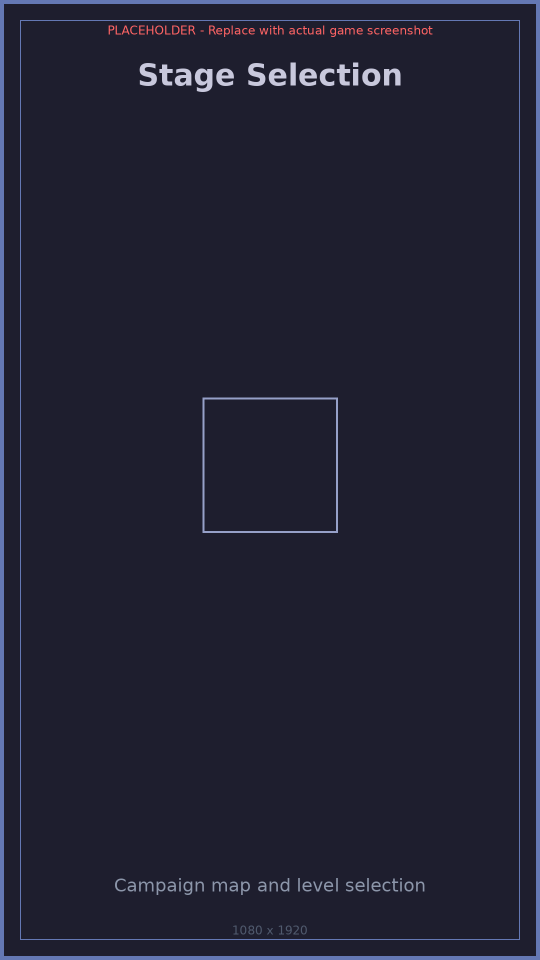
#> input picture media-qa-gate/corpus/android/screenshots/campaign.png, 1080 x 1920 px (shown at 1/2 size); its folder holds only this picture in this run
$ python mediaqa.py corpus/android/screenshots/campaign.png
#> lines starting #> are read from the running program, lines starting #| are printed output that depends on the picture
#!/usr/bin/env python3
"""mediaqa - a universal pixel floor for gameplay / store screenshots.

This is POC #51 Phase 0 slice 1, issue #57: a *report-only* checker that
applies five universal pixel-level checks to a set of image artifacts:

    blank       no luminance structure at all (placeholder / solid frame)
    dimensions  degenerate or store-illegal geometry
    exposure    crushed (all-black) or blown-out (all-white) frames
    sharpness   blurred frames
    duplicate   byte/pixel-identical artifacts inside one submission group

Every finding is emitted as one line:

    error|warn <check> <measurement>; <fix hint>

Exit code is 1 when at least one ``error`` finding exists, otherwise 0.

Design rules for this slice (hard constraints from the issue):

* report-only - nothing here blocks a merge, a build, or a store upload;
* deterministic - no wall-clock dependence in any pass/fail decision, no
  unseeded randomness, no network access, no LLM/VLM in the decision path;
* pure Python + Pillow (+ NumPy) - no image toolchain provisioning.

The checker never writes to the scanned trees; it only reads them.
"""

from __future__ import annotations

import argparse
import hashlib
import json
import os
import sys
import time
from dataclasses import dataclass, field
from typing import Dict, Iterable, List, Optional, Sequence, Tuple

try:
    from PIL import Image  # type: ignore
except ImportError as exc:  # pragma: no cover - environment guard
    raise SystemExit(
        "mediaqa requires Pillow (pip install Pillow). No fallback decoder is "
        "vendored on purpose: a hand-rolled PNG reader would be a liability."
    ) from exc

import numpy as np  # type: ignore

# --------------------------------------------------------------------------
# Thresholds.  Every number here is either a store spec limit quoted from
# armored-archer's app_store_assets/SCREENSHOT_SPEC.md or a measurement
# threshold chosen with a wide margin over the observed real corpus (see
# REPORT.md section "Threshold margins").
# --------------------------------------------------------------------------

# blank check
BLANK_STD_ERROR = 3.0          # luma std-dev below this = no structure
BLANK_STD_WARN = 5.0           # thin but non-zero structure
BLANK_MODAL_WARN = 0.995       # fraction of pixels sharing one exact colour

# dimensions check (Android phone spec: min 320px shortest side, max 3840px
# longest side; aspect sanity is a universal guard, not a store rule)
MIN_SIDE_PX = 320
MAX_SIDE_PX = 3840
ASPECT_MIN = 0.2
ASPECT_MAX = 5.0

# exposure check
DARK_FRAC_ERROR = 0.90         # >= 90 % of pixels at luma <= 3
DARK_FRAC_WARN = 0.50
MEAN_LUMA_MIN_ERROR = 8.0
MEAN_LUMA_MIN_WARN = 20.0
BRIGHT_FRAC_ERROR = 0.90       # >= 90 % of pixels at luma >= 252
BRIGHT_FRAC_WARN = 0.50
MEAN_LUMA_MAX_ERROR = 247.0
MEAN_LUMA_MAX_WARN = 235.0

# sharpness check (variance of the 3x3 Laplacian kernel)
SHARPNESS_ERROR = 20.0
SHARPNESS_WARN = 35.0

CHECKS = ("blank", "dimensions", "exposure", "sharpness", "duplicate")

IMAGE_SUFFIXES = (".png", ".jpg", ".jpeg", ".webp", ".bmp", ".gif", ".tif", ".tiff")


# --------------------------------------------------------------------------
# Data model
# --------------------------------------------------------------------------


@dataclass
class Finding:
    level: str          # "error" | "warn"
    check: str
    measurement: str
    hint: str

    def line(self) -> str:
        return f"{self.level} {self.check} {self.measurement}; {self.hint}"


@dataclass
class Cell:
    """One check's result for one artifact."""

    check: str
    status: str = "ok"          # ok | warn | error
    measurement: str = ""
    detail: str = ""


@dataclass
class ArtifactResult:
    path: str
    group: str
    label: str = ""
    cells: Dict[str, Cell] = field(default_factory=dict)
    findings: List[Finding] = field(default_factory=list)
    seconds: float = 0.0
    error: bool = False

    def status(self) -> str:
        if self.error:
            return "error"
        if any(c.status == "warn" for c in self.cells.values()):
            return "warn"
        return "ok"


# --------------------------------------------------------------------------
# Image measurement helpers
# --------------------------------------------------------------------------


def _luma_array(img: "Image.Image") -> np.ndarray:
    return np.asarray(img.convert("L"), dtype=np.float64)


def _rgb_array(img: "Image.Image") -> np.ndarray:
    return np.asarray(img.convert("RGB"), dtype=np.uint8)


def laplacian_variance(luma: np.ndarray) -> float:
    """Variance of the 3x3 Laplacian (kernel [[0,1,0],[1,-4,1],[0,1,0]]).

    Computed with plain slicing (no SciPy dependency) and float32 to keep it
    fast and deterministic.
    """
    if luma.shape[0] < 3 or luma.shape[1] < 3:
        return 0.0
    a = luma.astype(np.float32, copy=False)
    lap = (
        -4.0 * a[1:-1, 1:-1]
        + a[:-2, 1:-1]
        + a[2:, 1:-1]
        + a[1:-1, :-2]
        + a[1:-1, 2:]
    )
    return float(lap.var())


def modal_colour_fraction(rgb: np.ndarray) -> float:
    """Fraction of pixels sharing the single most common exact RGB value."""
    flat = rgb.reshape(-1, 3).astype(np.int64)
    packed = (flat[:, 0] << 16) | (flat[:, 1] << 8) | flat[:, 2]
    counts = np.bincount(packed, minlength=1 << 24)
    return float(counts.max()) / float(packed.size)


# --------------------------------------------------------------------------
# The five checks
# --------------------------------------------------------------------------


def check_blank(img: "Image.Image") -> Tuple[Cell, List[Finding]]:
    luma = _luma_array(img)
    std = float(luma.std())
    mean = float(luma.mean())
    modal = modal_colour_fraction(_rgb_array(img))
    meas = f"luma_std={std:.3f} luma_mean={mean:.2f} modal_frac={modal:.4f}"
    cell = Cell("blank", measurement=meas)
    findings: List[Finding] = []
    if std < BLANK_STD_ERROR:
        cell.status = "error"
        findings.append(
            Finding(
                "error",
                "blank",
                meas,
                "frame carries no usable image content (blank / solid-colour "
                "capture); re-capture the scene with the renderer drawing it",
            )
        )
    elif std < BLANK_STD_WARN:
        cell.status = "warn"
        findings.append(
            Finding(
                "warn",
                "blank",
                meas,
                "frame is almost featureless; check that the capture "
                "actually rendered the scene",
            )
        )
    elif modal >= BLANK_MODAL_WARN:
        cell.status = "warn"
        findings.append(
            Finding(
                "warn",
                "blank",
                meas,
                "a single colour covers the whole frame; confirm this is "
                "not a solid-colour capture",
            )
        )
    return cell, findings


def check_dimensions(
    img: "Image.Image", expected: Optional[Sequence[int]] = None
) -> Tuple[Cell, List[Finding]]:
    w, h = img.size
    area = w * h
    aspect = (w / h) if h else 0.0
    meas = f"w={w} h={h} area={area} aspect={aspect:.3f}"
    cell = Cell("dimensions", measurement=meas)
    findings: List[Finding] = []
    if w < MIN_SIDE_PX or h < MIN_SIDE_PX:
        cell.status = "error"
        findings.append(
            Finding(
                "error",
                "dimensions",
                meas,
                f"image is smaller than the {MIN_SIDE_PX}px shortest-side "
                "floor; re-export at store resolution (a placeholder was "
                "written instead of the capture)",
            )
        )
    elif max(w, h) > MAX_SIDE_PX:
        cell.status = "error"
        findings.append(
            Finding(
                "error",
                "dimensions",
                meas,
                f"longest side exceeds the {MAX_SIDE_PX}px store limit; "
                "downscale before upload",
            )
        )
    elif not (ASPECT_MIN <= aspect <= ASPECT_MAX):
        cell.status = "error"
        findings.append(
            Finding(
                "error",
                "dimensions",
                meas,
                f"aspect ratio outside [{ASPECT_MIN}, {ASPECT_MAX}]; "
                "the frame is stretched or letterboxed to the wrong shape",
            )
        )
    elif expected is not None:
        exp_w, exp_h = int(expected[0]), int(expected[1])
        if (w, h) != (exp_w, exp_h):
            cell.status = "warn"
            findings.append(
                Finding(
                    "warn",
                    "dimensions",
                    f"{meas} expected={exp_w}x{exp_h}",
                    "geometry differs from the declared store spec; "
                    "re-capture at the specified resolution",
                )
            )
    return cell, findings


def check_exposure(img: "Image.Image") -> Tuple[Cell, List[Finding]]:
    luma = _luma_array(img)
    mean = float(luma.mean())
    dark = float((luma <= 3).mean())
    bright = float((luma >= 252).mean())
    meas = f"luma_mean={mean:.2f} dark_frac={dark:.4f} bright_frac={bright:.4f}"
    cell = Cell("exposure", measurement=meas)
    findings: List[Finding] = []
    if dark >= DARK_FRAC_ERROR or mean <= MEAN_LUMA_MIN_ERROR:
        cell.status = "error"
        findings.append(
            Finding(
                "error",
                "exposure",
                meas,
                "frame is crushed to black; re-capture with the scene "
                "actually lit (exposure/gain was collapsed)",
            )
        )
    elif bright >= BRIGHT_FRAC_ERROR or mean >= MEAN_LUMA_MAX_ERROR:
        cell.status = "error"
        findings.append(
            Finding(
                "error",
                "exposure",
                meas,
                "frame is blown out to white; re-capture with a lower "
                "exposure (the capture saturated)",
            )
        )
    elif (
        dark >= DARK_FRAC_WARN
        or bright >= BRIGHT_FRAC_WARN
        or mean <= MEAN_LUMA_MIN_WARN
        or mean >= MEAN_LUMA_MAX_WARN
    ):
        cell.status = "warn"
        findings.append(
            Finding(
                "warn",
                "exposure",
                meas,
                "exposure is close to a crushed/blown frame; check the "
                "capture lighting before upload",
            )
        )
    return cell, findings


def check_sharpness(img: "Image.Image") -> Tuple[Cell, List[Finding]]:
    luma = _luma_array(img)
    std = float(luma.std())
    lapvar = laplacian_variance(luma)
    meas = f"laplacian_var={lapvar:.3f} luma_std={std:.3f}"
    cell = Cell("sharpness", measurement=meas)
    findings: List[Finding] = []
    if std < BLANK_STD_ERROR:
        # A flat frame has no edges to be sharp or blurred about; the blank
        # check already owns that defect, so sharpness stays quiet.
        cell.measurement += " (flat frame: sharpness not applicable)"
        return cell, findings
    if lapvar < SHARPNESS_ERROR:
        cell.status = "error"
        findings.append(
            Finding(
                "error",
                "sharpness",
                meas,
                "frame is blurred (no usable edges); re-capture in focus "
                "or remove the blur/placeholder filter",
            )
        )
    elif lapvar < SHARPNESS_WARN:
        cell.status = "warn"
        findings.append(
            Finding(
                "warn",
                "sharpness",
                meas,
                "frame is soft; confirm the capture was in focus",
            )
        )
    return cell, findings


def pixel_fingerprint(img: "Image.Image") -> str:
    rgb = _rgb_array(img)
    h = hashlib.sha256()
    h.update(f"{rgb.shape[0]}x{rgb.shape[1]}:".encode())
    h.update(rgb.tobytes())
    return h.hexdigest()


# --------------------------------------------------------------------------
# Scanning
# --------------------------------------------------------------------------


def iter_images(paths: Iterable[str]) -> List[str]:
    out: List[str] = []
    for p in paths:
        if os.path.isdir(p):
            for root, _dirs, files in os.walk(p):
                for name in sorted(files):
                    if name.lower().endswith(IMAGE_SUFFIXES):
                        out.append(os.path.join(root, name))
        elif os.path.isfile(p):
            out.append(p)
        else:
            print(f"mediaqa: skipping missing path {p}", file=sys.stderr)
    return sorted(out)


def group_of(path: str, roots: Sequence[str]) -> str:
    """Submission group = the directory the artifact lives in.

    Duplicate detection is scoped per group because a store submission is a
    set (one platform / one device folder). The same icon legitimately ships
    to two stores, so cross-group identity is only a warning.
    """
    ap = os.path.abspath(path)
    best = ""
    for root in roots:
        r = os.path.abspath(root)
        if os.path.isdir(r) and ap.startswith(r + os.sep):
            rel = os.path.relpath(os.path.dirname(ap), r)
            if rel not in (".", "") and len(rel) > len(best):
                best = rel
    if best:
        return best.replace(os.sep, "/")
    return os.path.basename(os.path.dirname(ap)) or "."


def load_manifest(path: Optional[str]) -> Dict[str, Dict]:
    if not path:
        return {}
    with open(path, "r", encoding="utf-8") as fh:
        data = json.load(fh)
    entries: Dict[str, Dict] = {}
    for item in data.get("artifacts", []):
        entries[item["file"]] = item
    return entries


def analyze(
    paths: Sequence[str],
    manifest: Optional[Dict[str, Dict]] = None,
    root: Optional[str] = None,
) -> List[ArtifactResult]:
    manifest = manifest or {}
    roots = [root] if root else list(paths)
    files = iter_images(paths)
    results: List[ArtifactResult] = []
    # fingerprint -> (group, first path)
    seen: Dict[str, Tuple[str, str]] = {}

    for path in files:
        started = time.perf_counter()
        group = group_of(path, roots)
        try:
            label = os.path.relpath(path, root) if root else os.path.basename(path)
        except ValueError:
            label = os.path.basename(path)
        res = ArtifactResult(path=path, group=group, label=label.replace(os.sep, "/"))
        try:
            with Image.open(path) as img:
                img.load()
                expected = None
                entry = manifest.get(os.path.relpath(path, root) if root else path)
                if entry and entry.get("expected"):
                    expected = entry["expected"]
                cells = [
                    check_blank(img),
                    check_dimensions(img, expected),
                    check_exposure(img),
                    check_sharpness(img),
                ]
                fingerprint = pixel_fingerprint(img)
                size = img.size
        except Exception as exc:  # unreadable file -> a hard error
            res.seconds = time.perf_counter() - started
            cell = Cell("blank", status="error", measurement="unreadable",
                        detail=str(exc))
            res.cells["blank"] = cell
            res.findings.append(
                Finding("error", "blank", f"unreadable={type(exc).__name__}",
                        "file cannot be decoded; re-export the asset")
            )
            res.error = True
            results.append(res)
            continue

        for cell, findings in cells:
            res.cells[cell.check] = cell
            res.findings.extend(findings)
            if cell.status == "error":
                res.error = True

        # duplicate check (needs the corpus-wide view)
        dup_cell = Cell("duplicate", measurement=f"pixel_sha={fingerprint[:12]}")
        if fingerprint in seen:
            prev_group, prev_path = seen[fingerprint]
            if prev_group == group:
                dup_cell.status = "error"
                dup_cell.detail = prev_path
                res.findings.append(
                    Finding(
                        "error",
                        "duplicate",
                        f"identical_pixels_of={os.path.basename(prev_path)} "
                        f"group={group}",
                        "artifact is pixel-identical to another file in the "
                        "same submission group; store reviewers reject "
                        "duplicated slots - capture a distinct scene",
                    )
                )
                res.error = True
            else:
                dup_cell.status = "warn"
                dup_cell.detail = prev_path
                res.findings.append(
                    Finding(
                        "warn",
                        "duplicate",
                        f"identical_pixels_of={os.path.basename(prev_path)} "
                        f"other_group={prev_group}",
                        "same pixels as an artifact in another submission "
                        "group; expected for shared icons, suspicious "
                        "otherwise",
                    )
                )
        else:
            seen[fingerprint] = (group, path)
        res.cells["duplicate"] = dup_cell

        res.seconds = time.perf_counter() - started
        results.append(res)
    return results


# --------------------------------------------------------------------------
# Reporting
# --------------------------------------------------------------------------


def format_table(results: Sequence[ArtifactResult]) -> str:
    """Raw check x artifact table (the primary deliverable of this slice)."""
    labels = [r.label or os.path.basename(r.path) for r in results]
    name_w = max([len("artifact")] + [len(x) for x in labels])
    header = (
        "artifact".ljust(name_w)
        + "  | "
        + " | ".join(c.ljust(11) for c in CHECKS)
        + " | runtime_s"
    )
    sep = "-" * len(header)
    lines = [header, sep]
    for r, label in zip(results, labels):
        cells = []
        for c in CHECKS:
            cell = r.cells.get(c)
            if cell is None:
                cells.append("missing".ljust(11))
            elif cell.status == "error":
                cells.append("ERROR".ljust(11))
            elif cell.status == "warn":
                cells.append("warn".ljust(11))
            else:
                cells.append("ok".ljust(11))
        lines.append(
            label.ljust(name_w)
            + "  | "
            + " | ".join(cells)
            + f" | {r.seconds:.3f}"
        )
    return "\n".join(lines)


def print_report(results: Sequence[ArtifactResult], show_measurements: bool) -> None:
    for r in results:
        for f in r.findings:
            print(f"{r.path}: {f.line()}")
    print("")
    print(format_table(results))
    if show_measurements:
        print("")
        print("measurements:")
        for r in results:
            label = r.label or os.path.basename(r.path)
            for c in CHECKS:
                cell = r.cells.get(c)
                if cell is None:
                    continue
                print(f"  {label:44s} {c:11s} "
                      f"{cell.status:5s} {cell.measurement}")
    n_err = sum(1 for r in results if r.error)
    n_warn = sum(1 for r in results
                 if not r.error and r.status() == "warn")
    print("")
    print(f"artifacts={len(results)} errors={n_err} warned_artifacts={n_warn}")
    if results:
        avg = sum(r.seconds for r in results) / len(results)
        slowest = max(results, key=lambda r: r.seconds)
        print(f"runtime_avg_s={avg:.3f} runtime_max_s={slowest.seconds:.3f} "
              f"(slowest={os.path.basename(slowest.path)})")


def main(argv: Optional[Sequence[str]] = None) -> int:
    ap = argparse.ArgumentParser(
        description="Universal pixel floor for gameplay/store screenshots "
                    "(report-only; exit 1 on any error finding).")
    ap.add_argument("paths", nargs="+", help="image files or directories")
    ap.add_argument("--manifest", default=None,
                    help="JSON manifest with declared expected dimensions")
    ap.add_argument("--root", default=None,
                    help="root used for manifest keys and grouping "
                         "(default: the scanned directory)")
    ap.add_argument("--json", action="store_true",
                    help="emit machine-readable JSON instead of text")
    ap.add_argument("--measurements", action="store_true",
                    help="also print the per-check measurement table")
    args = ap.parse_args(argv)

    root = args.root
    if root is None:
        dirs = [p for p in args.paths if os.path.isdir(p)]
        root = dirs[0] if len(dirs) == 1 else None

    manifest_path = args.manifest
    if manifest_path is None and root and os.path.isdir(root):
        # A corpus directory ships its own manifest.json (declaring the
        # expected store dimensions per artifact); use it automatically.
        candidate = os.path.join(root, "manifest.json")
        if os.path.isfile(candidate):
            manifest_path = candidate
    manifest = load_manifest(manifest_path)
    results = analyze(args.paths, manifest, root)
#> in analyze, img is the input picture: PIL image 1080x1920 RGB; mean R, G, B 33.7, 34.1, 51.4
#> in _luma_array, `return np.asarray(img.convert("L"), dtype=np.float64)`:
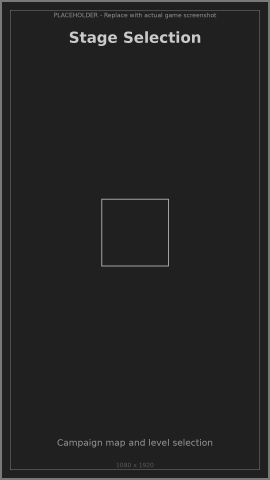
#> returned value: shape (1920, 1080) float64 (shown at 1/4 size); min 32, max 202, mean 36.1
#> in check_blank, `std = float(luma.std())`: std = 20.76
#> in check_blank, `mean = float(luma.mean())`: mean = 36.12
#> in check_blank, `modal = modal_colour_fraction(_rgb_array(img))`: modal = 0.958
#> in check_dimensions, `w, h = img.size`: w = 1080; h = 1920
#> in check_dimensions, `area = w * h`: area = 2073600
#> in check_dimensions, `aspect = (w / h) if h else 0.0`: aspect = 0.562
#> in check_dimensions, `meas = f"w={w} h={h} area={area} aspect={aspect:.3f}"`: meas = 'w=1080 h=1920 area=2073600 aspect=0.562'
#> in check_exposure, `mean = float(luma.mean())`: mean = 36.12
#> in check_exposure, `dark = float((luma <= 3).mean())`: dark = 0
#> in check_sharpness, `std = float(luma.std())`: std = 20.76
#> in laplacian_variance, `lap = ( -4.0 * a[1:-1, 1:-1] + a[:-2, 1:-1] + a[2:, 1:-1] + a[1:-1, :-..`:
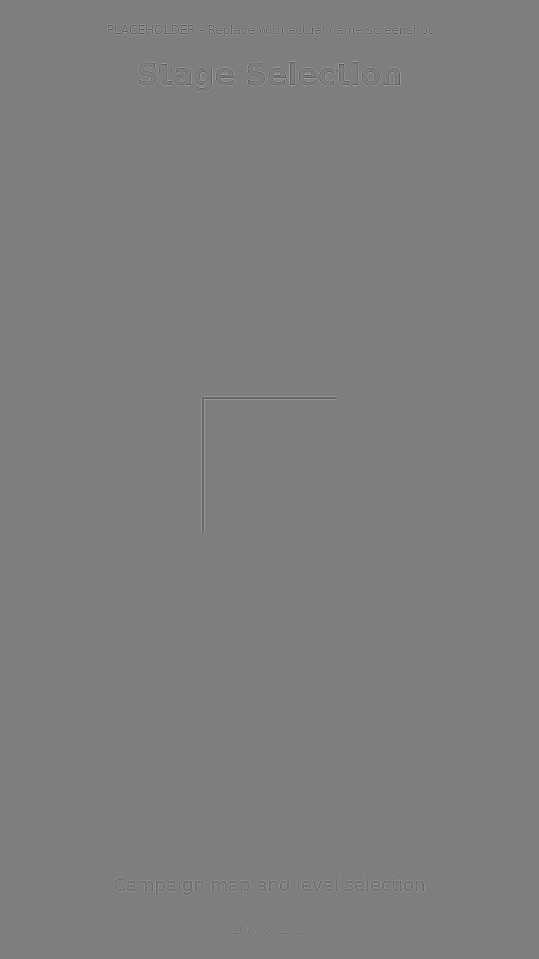
#> lap: shape (1918, 1078) float32 (shown at 1/2 size); min -340, max 347, mean 0; drawn with min black and max white
#> in check_sharpness, `lapvar = laplacian_variance(luma)`: lapvar = 274.9
#> in check_sharpness, `meas = f"laplacian_var={lapvar:.3f} luma_std={std:.3f}"`: meas = 'laplacian_var=274.883 luma_std=20.757'
#> (the rest of the program and of its run is left out)
